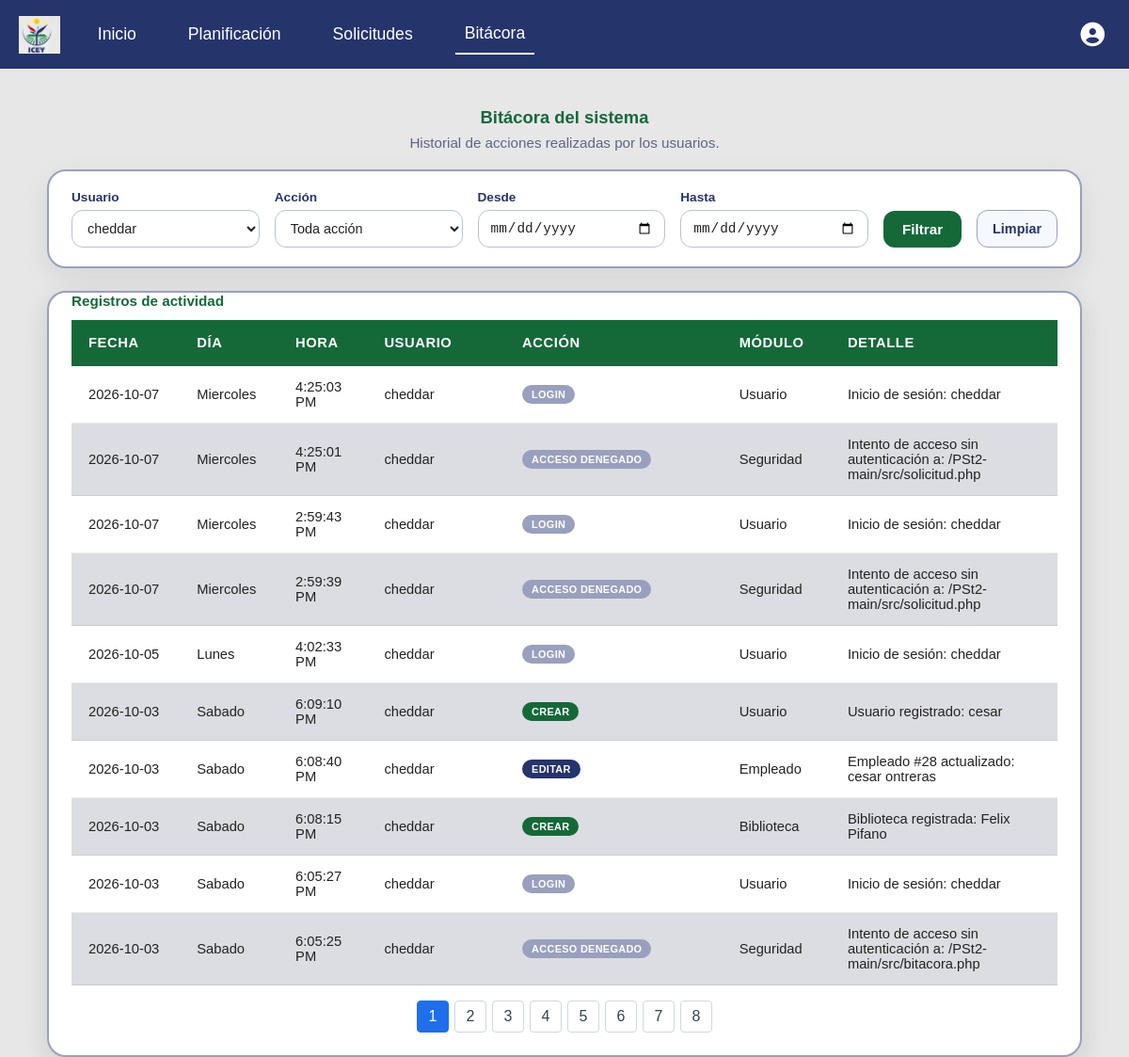
/bitacora.php?id_usu=11 (signed in), run on the app's committed database.
### tables this page shows
CREATE TABLE `bitacora` (
  `id` int(10) NOT NULL,
  `nom_dia` varchar(15) NOT NULL,
  `fecha` date NOT NULL,
  `hora` time NOT NULL,
  `id_usu` int(10) DEFAULT NULL,
  `accion` varchar(30) NOT NULL,
  `descripcion` varchar(50) NOT NULL,
  `detalle` text NOT NULL
);

### modelos/modelo_bitacora.php (called while the page is built, shortened)
<?php
function obtener_bitacora($conex, $filtros = []) {
    $where = [];
    $params = [];
    if (!empty($filtros['id_usu'])) {
        $where[] = "b.id_usu = ?";
        $params[] = $filtros['id_usu'];
    }
        $sql = "SELECT b.id, b.nom_dia, b.fecha, b.hora, b.id_usu, b.accion, b.descripcion, b.detalle,
                 COALESCE(u.nombre, 'No autenticado') AS nombre_usuario
            FROM bitacora b
             LEFT JOIN usuario u ON u.id = b.id_usu";
    if (!empty($where)) {
        $sql .= " WHERE " . implode(" AND ", $where);
    }
    $sql .= " ORDER BY b.fecha DESC, b.hora DESC, b.id DESC";
    try {
        $stmt = $conex->prepare($sql);
        $stmt->execute($params);
        return $stmt->fetchAll(PDO::FETCH_ASSOC);
    } catch (PDOException $e) {
        error_log("Fallo al consultar bitácora: " . $e->getMessage());
        return [];
    }
}
function obtener_usuarios_para_filtro($conex) {
    try {
        $stmt = $conex->prepare("SELECT id, nombre FROM usuario ORDER BY nombre ASC");
        $stmt->execute();
        return $stmt->fetchAll(PDO::FETCH_ASSOC);
    } catch (PDOException $e) {
        error_log("Fallo al consultar usuarios para filtro de bitácora: " . $e->getMessage());
        return [];
    }
}
?>

### src/bitacora.php (the view, shortened to what this page needs)
<?php
require_once __DIR__ . '/../modelos/modelo_bitacora.php';
$conex = Conexion::conectar();
$filtros = [
    'id_usu'      => $_GET['id_usu']      ?? '',
    'accion'      => $_GET['accion']      ?? '',
    'fecha_desde' => $_GET['fecha_desde'] ?? '',
    'fecha_hasta' => $_GET['fecha_hasta'] ?? '',
];
$registros = obtener_bitacora($conex, $filtros);
$usuarios  = obtener_usuarios_para_filtro($conex);
$registrosPorPagina = 10;
$paginaActual = max(1, intval($_GET['page'] ?? 1));
$totalPaginas = max(1, (int)ceil(count($registros) / $registrosPorPagina));
$paginaActual = min($paginaActual, $totalPaginas);
$registros = array_slice($registros, ($paginaActual - 1) * $registrosPorPagina, $registrosPorPagina);
?>
<!DOCTYPE html>
<html lang="es">
<head>
    <link rel="stylesheet" href="./css/main.css">
    <link rel="stylesheet" href="./css/bitacora.css">
    <link rel="stylesheet" href="https://cdnjs.cloudflare.com/ajax/libs/font-awesome/6.5.1/css/all.min.css">
</head>
<body>
<?php require_once __DIR__ . '/../include/header.php'; ?>
<main class="container__bitacora">
    <h1 class="bitacora__title">Bitácora del sistema</h1>
    <p class="bitacora__subtitle">Historial de acciones realizadas por los usuarios.</p>
    <form method="GET" action="bitacora.php" class="bitacora__filtros">
        <div class="campo">
            <label for="id_usu">Usuario</label>
            <select name="id_usu" id="id_usu">
                <?php foreach ($usuarios as $u): ?>
                    <option value="<?= (int)$u['id'] ?>" <?= ($filtros['id_usu'] == $u['id']) ? 'selected' : '' ?>>
                        <?= htmlspecialchars($u['nombre']) ?>
                    </option>
                <?php endforeach; ?>
            </select>
        </div>
        <div class="campo">
            <label for="accion">Acción</label>
            <select name="accion" id="accion">
                <option value="">Toda acción</option>
            </select>
        </div>
        <div class="campo">
            <label for="fecha_desde">Desde</label>
            <input type="date" name="fecha_desde" id="fecha_desde" value="<?= htmlspecialchars($filtros['fecha_desde']) ?>">
        </div>
        <div class="campo">
            <label for="fecha_hasta">Hasta</label>
            <input type="date" name="fecha_hasta" id="fecha_hasta" value="<?= htmlspecialchars($filtros['fecha_hasta']) ?>">
        </div>
        <button type="submit">Filtrar</button>
        <a href="bitacora.php" class="bitacora__limpiar">Limpiar</a>
    </form>
    <div class="tabla__container bitacora__tabla-wrap">
        <table class="bitacora__tabla">
            <caption class="tabla-planificacion__caption">Registros de actividad</caption>
            <thead>
                <tr>
                    <th class="col-fecha">Fecha</th>
                    <th class="col-dia">Día</th>
                    <th class="col-hora">Hora</th>
                    <th class="col-usuario">Usuario</th>
                    <th class="col-accion">Acción</th>
                    <th class="col-modulo">Módulo</th>
                    <th class="col-detalle">Detalle</th>
                </tr>
            </thead>
            <tbody>
                <?php if (empty($registros)): ?>
                    <tr>
                        <td colspan="7" class="bitacora__vacio">No hay registros de bitácora para los filtros seleccionados.</td>
                    </tr>
                <?php else: ?>
                    <?php foreach ($registros as $r):
                        $accionClase = match (strtolower($r['accion'])) {
                            'crear'    => 'bitacora__badge--crear',
                            'editar'   => 'bitacora__badge--editar',
                            'eliminar' => 'bitacora__badge--eliminar',
                            'login'    => 'bitacora__badge--login',
                            default    => 'bitacora__badge--login',
                        };
                    ?>
                        <tr>
                            <td data-label="Fecha"><?= htmlspecialchars($r['fecha']) ?></td>
                            <td data-label="Día"><?= htmlspecialchars($r['nom_dia']) ?></td>
                            <td data-label="Hora"><?= htmlspecialchars(date('g:i:s A', strtotime($r['hora']))) ?></td>
                            <td data-label="Usuario"><?= htmlspecialchars($r['nombre_usuario']) ?></td>
                            <td data-label="Acción">
                                <span class="bitacora__badge <?= $accionClase ?>"><?= htmlspecialchars($r['accion']) ?></span>
                            </td>
                            <td data-label="Módulo"><?= htmlspecialchars($r['descripcion']) ?></td>
                            <td data-label="Detalle"><?= htmlspecialchars($r['detalle']) ?></td>
                        </tr>
                    <?php endforeach; ?>
                <?php endif; ?>
            </tbody>
        </table>
        <?php if ($totalPaginas > 1): ?>
            <nav class="paginacion" aria-label="Páginas de bitácora">
                <?php for ($pagina = 1; $pagina <= $totalPaginas; $pagina++): ?>
                    <?php $parametrosPagina = array_merge($filtros, ['page' => $pagina]); ?>
                    <a href="?<?php echo htmlspecialchars(http_build_query($parametrosPagina), ENT_QUOTES, 'UTF-8'); ?>"
                       class="paginacion__pagina<?php echo $pagina === $paginaActual ? ' activa' : ''; ?>"
                       <?php echo $pagina === $paginaActual ? 'aria-current="page"' : ''; ?>>
                        <?php echo $pagina; ?>
                    </a>
                <?php endfor; ?>
            </nav>
        <?php endif; ?>
    </div>
</main>
</body>
</html>

### src/css/main.css (style rules this page uses)
.paginacion { display: flex; justify-content: center; gap: 6px; margin-top: 16px; }
.paginacion__pagina { display: inline-flex; align-items: center; justify-content: center; min-width: 34px; height: 34px; padding: 0 8px; border: 1px solid #d0d7de; border-radius: 4px; background: #fff; color: #374151; cursor: pointer; font: inherit; text-decoration: none; }
.paginacion__pagina:hover, .paginacion__pagina.activa { background: #1f6feb; border-color: #1f6feb; color: #fff; }
* { margin: 0; padding: 0; box-sizing: border-box; }
html, body { box-sizing: border-box; margin: 0; background-color: #e7e7e7; font-family: sans-serif; }
.tabla__container { display: block; margin: 0 auto; height: auto; width: 100%; max-width: 100%; background-color: #ffffff; box-shadow: 0px 10px 30px rgba(0, 0, 0, 0.12); padding: 0px 24px 24px; border-radius: 20px; margin-top: 15px; border: 2px solid #99a0be; overflow-x: auto; }
td, th { padding: 12px 14px; border-bottom: 1px solid rgba(0, 0, 0, 0.08); word-break: break-word; white-space: normal; overflow-wrap: anywhere; }
.tabla-planificacion__caption { caption-side: top; text-align: left; font-size: 0.95rem; font-weight: 700; color: #156939; margin-bottom: 12px; }
thead th { padding: 16px 18px; text-align: left; color: white; background-color: #156939; font-weight: 700; text-transform: uppercase; letter-spacing: 0.04em; }
td, th { padding: 16px 18px; border-bottom: 1px solid rgba(0, 0, 0, 0.08); }
tr { background-color: #ffffff; }
tbody tr:nth-child(even) { background-color: #dcdde2; }

### data on the page
bitacora: fecha "2026-10-07", nom_dia "Miercoles", hora "4:25:03 PM", nombre_usuario "cheddar", accion "LOGIN", descripcion "Usuario", detalle "Inicio de sesión: cheddar"
bitacora: fecha "2026-10-07", nom_dia "Miercoles", hora "4:25:01 PM", nombre_usuario "cheddar", accion "ACCESO DENEGADO", descripcion "Seguridad", detalle "Intento de acceso sin autenticación a: /PSt2-main/src/solicitud.php"
bitacora: fecha "2026-10-07", nom_dia "Miercoles", hora "2:59:43 PM", nombre_usuario "cheddar", accion "LOGIN", descripcion "Usuario", detalle "Inicio de sesión: cheddar"
bitacora: fecha "2026-10-07", nom_dia "Miercoles", hora "2:59:39 PM", nombre_usuario "cheddar", accion "ACCESO DENEGADO", descripcion "Seguridad", detalle "Intento de acceso sin autenticación a: /PSt2-main/src/solicitud.php"
bitacora: fecha "2026-10-05", nom_dia "Lunes", hora "4:02:33 PM", nombre_usuario "cheddar", accion "LOGIN", descripcion "Usuario", detalle "Inicio de sesión: cheddar"
bitacora: fecha "2026-10-03", nom_dia "Sabado", hora "6:09:10 PM", nombre_usuario "cheddar", accion "CREAR", descripcion "Usuario", detalle "Usuario registrado: cesar"
bitacora: fecha "2026-10-03", nom_dia "Sabado", hora "6:08:40 PM", nombre_usuario "cheddar", accion "EDITAR", descripcion "Empleado", detalle "Empleado #28 actualizado: cesar ontreras"
bitacora: fecha "2026-10-03", nom_dia "Sabado", hora "6:08:15 PM", nombre_usuario "cheddar", accion "CREAR", descripcion "Biblioteca", detalle "Biblioteca registrada: Felix Pifano"
bitacora: fecha "2026-10-03", nom_dia "Sabado", hora "6:05:27 PM", nombre_usuario "cheddar", accion "LOGIN", descripcion "Usuario", detalle "Inicio de sesión: cheddar"
bitacora: fecha "2026-10-03", nom_dia "Sabado", hora "6:05:25 PM", nombre_usuario "cheddar", accion "ACCESO DENEGADO", descripcion "Seguridad", detalle "Intento de acceso sin autenticación a: /PSt2-main/src/bitacora.php"

### other printed values
form field id_usu "cheddar"
